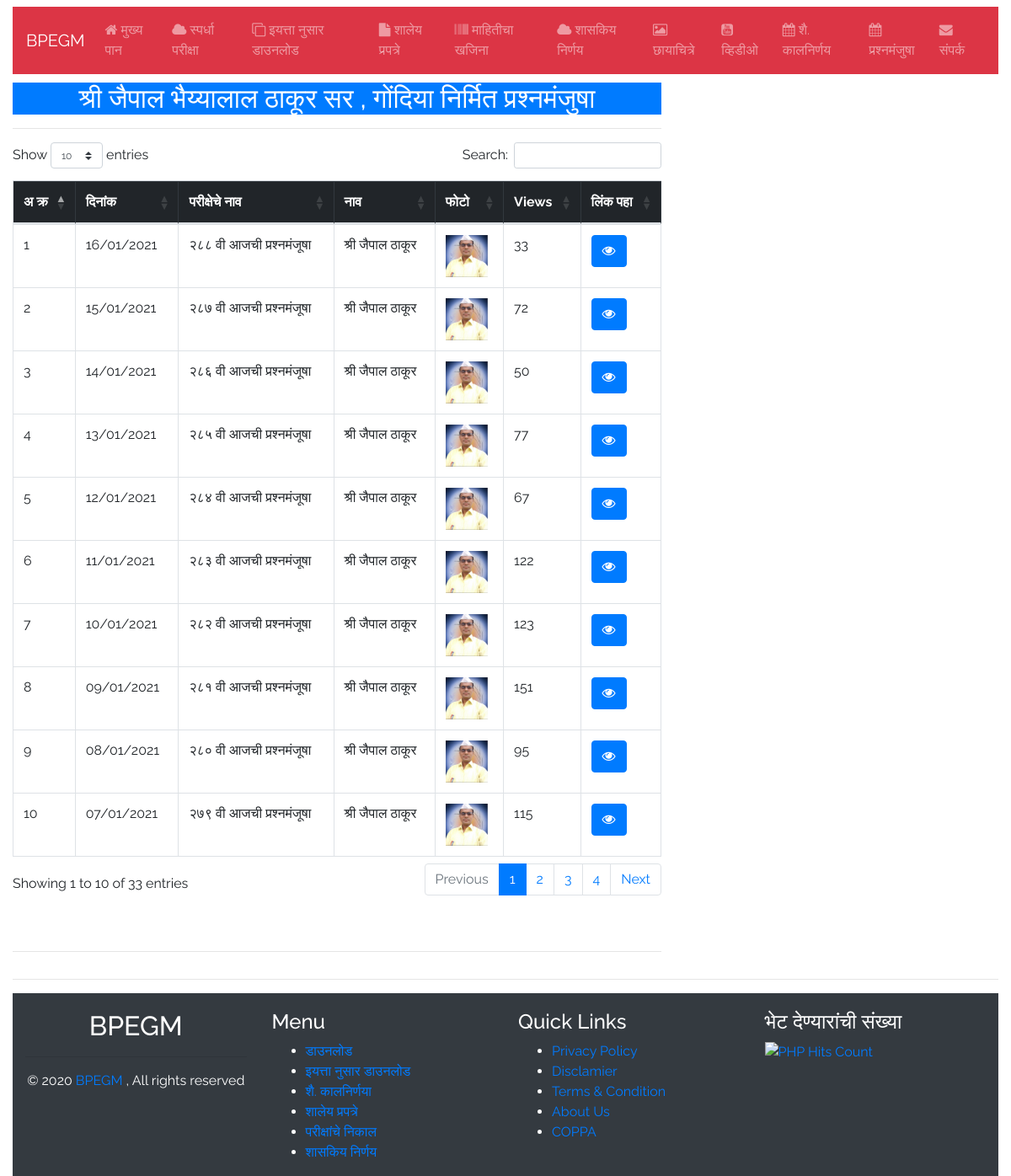
The page /questions.php on the database its author committed.
### tables this page shows
CREATE TABLE `jaipal` (
  `id` int(11) NOT NULL,
  `name` varchar(250) NOT NULL,
  `date` varchar(250) NOT NULL,
  `que` text NOT NULL,
  `uploaderId` int(11) NOT NULL,
  `views` int(11) NOT NULL
);

### questions.php (the view, shortened to what this page needs)
<?php
require_once('inc/db.php');
include('inc/top.php');
?>
    <div class="container-fluid">
        <div class="row">
            <div class="col-lg-12">
                <?php include('inc/navbar.php');?>
            </div>
        </div>
        <div class="row" style="margin-top:10px;">
            <div class="col-md-8">
                <h2 class="text-center bg-primary text-white">श्री जैपाल भैय्यालाल ठाकूर सर , गोंदिया निर्मित प्रश्नमंजुषा   </h2>
                <hr>
                <div class="table-responsive">
                    <table class="table table-bordered " id="table2excel">
                        <thead class="table-dark">
                            <tr>
                                <th scope="col">अ क्र</th>
                                <th scope="col">दिनांक</th>
                                <th scope="col"> परीक्षेचे नाव </th>
                                <th scope="col">नाव </th>
                                <th scope="col">फोटो </th>
                                <th scope="col">Views</th>
                                <th scope="col">लिंक पहा </th>
                            </tr>
                        </thead>
                        <tbody>
                            <?php
                           $download = "SELECT * FROM jaipal ORDER BY id DESC ";
                            $run_download = mysqli_query($con, $download);
                            $ia=0;
                            while($row_download = mysqli_fetch_array($run_download)){
                                $download_id = $row_download['id'];
                                $download_date = $row_download['date'];
                                $name = $row_download['name'];
                                $views = $row_download['views'];
                                $ia=$ia+1;
                                ?>
                                <tr class="">
                                    <td>
                                        <?php echo $ia;?>
                                    </td>
                                    <td>
                                        <?php echo $download_date;?>
                                    </td>
                                    <td>
                                        <?php echo $name;?>
                                    </td>
                                    <td>
                                        श्री जैपाल  ठाकूर
                                    </td>
                                    <td> <img src="images/173.jpg" class="img-fulid" width="50" /> </td>
                                    <td>
                                        <?php echo $views;?>
                                    </td>
                                    <td><a href="intel-processor.php?id=<?php echo $download_id;?>" class="btn btn-primary" target="_blank"><i class="fa fa-eye" aria-hidden="true"></i></a></td>
                                </tr>
                                <?php } ?>
                        </tbody>
                    </table>
                </div>
                <br>
                <br>
                <hr> </div>
            <div class="col-md-4"> </div>
        </div>
        <hr>
        <div class="container-fluid">
            <div class="row bg-dark" style="padding-top:20px;">
                <?php include('inc/footer.php') ?>
            </div>
        </div>
    </div>
    </body>
    </html>

### inc/top.php (style rules this page uses)
body { font-family: 'Raleway'; }

### rows shown on the page
jaipal: date "16/01/2021", name "२८८ वी आजची प्रश्नमंजूषा", views "33"
jaipal: date "15/01/2021", name "२८७ वी आजची प्रश्नमंजूषा", views "72"
jaipal: date "14/01/2021", name "२८६ वी आजची प्रश्नमंजूषा", views "50"
jaipal: date "13/01/2021", name "२८५ वी आजची प्रश्नमंजूषा", views "77"
jaipal: date "12/01/2021", name "२८४ वी आजची प्रश्नमंजूषा", views "67"
jaipal: date "11/01/2021", name "२८३ वी आजची प्रश्नमंजूषा", views "122"
jaipal: date "10/01/2021", name "२८२ वी आजची प्रश्नमंजूषा", views "123"
jaipal: date "09/01/2021", name "२८१ वी आजची प्रश्नमंजूषा", views "151"
jaipal: date "08/01/2021", name "२८० वी आजची प्रश्नमंजूषा", views "95"
jaipal: date "07/01/2021", name "२७९ वी आजची प्रश्नमंजूषा", views "115"
